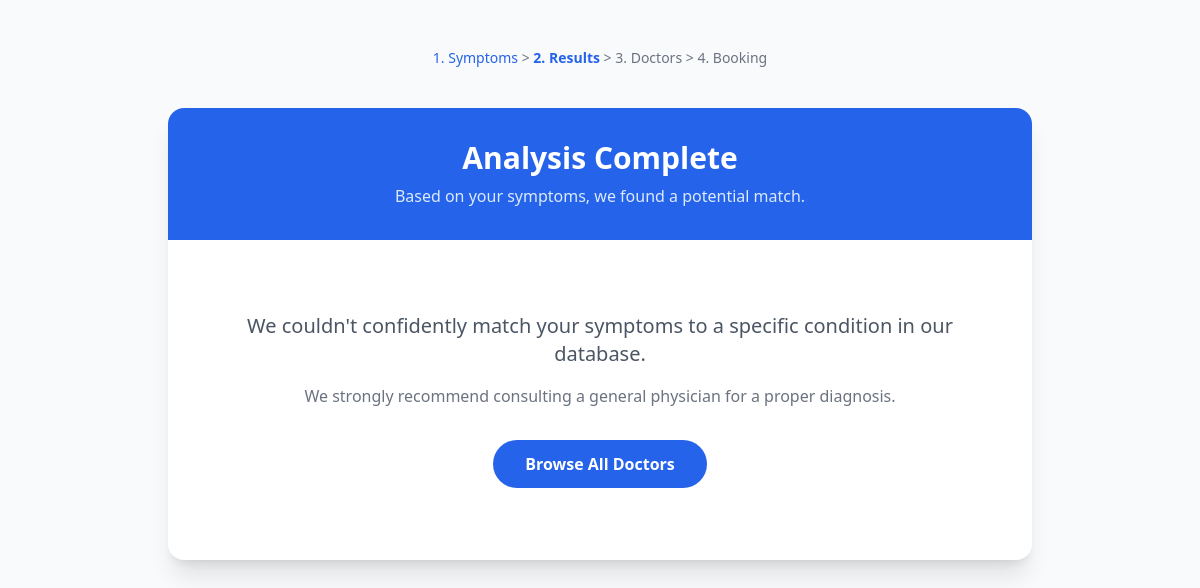
Before: /lab-test/results/ (signed in) with the older database file.
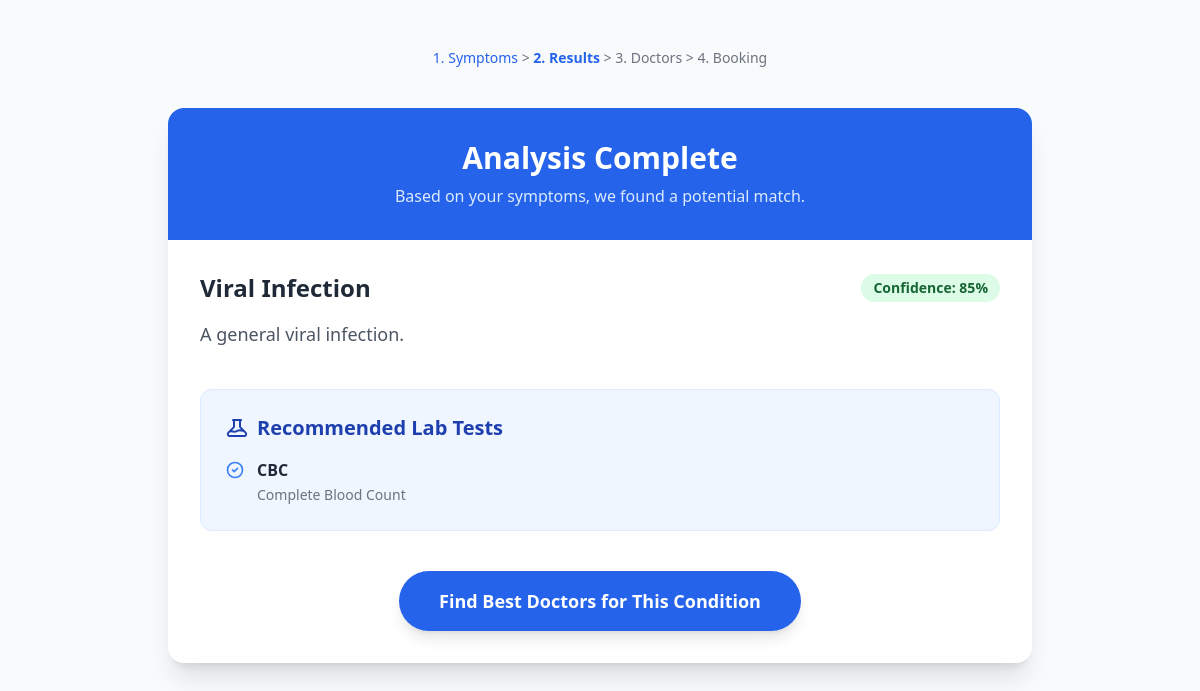
After: the same page with the newer database file.
### lab_test/models.py (models this page shows, shortened)
class Disease(models.Model):
    name = models.CharField(max_length=255)
    description = models.TextField(blank=True)
    recommended_tests = models.ManyToManyField(LabTest, blank=True)

class LabTest(models.Model):
    name = models.CharField(max_length=255)
    description = models.TextField(blank=True)

### lab_test/views.py (the view)
# urls.py: path('results/', views.results, name='results'),
def results(request):
    disease_id = request.session.get('analyzed_disease_id')
    disease = Disease.objects.filter(id=disease_id).first()
    context = {
        'disease': disease,
        'confidence': '85%', # Mocked
    }
    return render(request, 'lab_test/results.html', context)

### app/context_processors.py (called while the page is built)
def cart_count(request):
    count = 0
    if request.user.is_authenticated:
        try:
            cart = Cart.objects.get(user=request.user)
            count = cart.items.count()
        except Cart.DoesNotExist:
            count = 0
    return {'cart_count': count}

### lab_test/templates/lab_test/results.html (shortened to what this page needs)
<!DOCTYPE html>
<html lang="en">
<head>
    <script src="https://cdn.tailwindcss.com"></script>
</head>
<body class="bg-gray-50 min-h-screen font-sans text-gray-800">
    <div class="max-w-4xl mx-auto pt-12 px-4 pb-20">
        <div class="mb-10 text-center text-sm font-medium text-gray-500">
            <span class="text-blue-600">1. Symptoms</span> >
            <span class="text-blue-600 font-bold">2. Results</span> >
            <span>3. Doctors</span> >
            <span>4. Booking</span>
        </div>
        <div class="bg-white rounded-2xl shadow-xl overflow-hidden">
            <div class="bg-blue-600 p-8 text-white text-center">
                <h1 class="text-3xl font-bold mb-2">Analysis Complete</h1>
                <p class="text-blue-100">Based on your symptoms, we found a potential match.</p>
            </div>
            <div class="p-8">
                {% if disease %}
                <div class="mb-10">
                    <div class="flex items-center justify-between mb-4">
                        <h2 class="text-2xl font-bold text-gray-800">{{ disease.name }}</h2>
                        <span class="bg-green-100 text-green-800 text-sm font-semibold px-3 py-1 rounded-full">Confidence: {{ confidence }}</span>
                    </div>
                    <p class="text-gray-600 text-lg leading-relaxed">{{ disease.description|default:"A detailed description of the condition would appear here." }}</p>
                </div>
                <div class="bg-blue-50 rounded-xl p-6 mb-10 border border-blue-100">
                    <h3 class="text-xl font-bold text-blue-800 mb-4 flex items-center">
                        Recommended Lab Tests
                    </h3>
                    <ul class="space-y-3">
                        {% for test in disease.recommended_tests.all %}
                        <li class="flex items-start">
                            <svg class="w-5 h-5 text-blue-500 mr-3 mt-0.5" fill="none" stroke="currentColor" viewBox="0 0 24 24" xmlns="http://www.w3.org/2000/svg"><path stroke-linecap="round" stroke-linejoin="round" stroke-width="2" d="M9 12l2 2 4-4m6 2a9 9 0 11-18 0 9 9 0 0118 0z"></path></svg>
                            <div>
                                <span class="font-semibold text-gray-800 block">{{ test.name }}</span>
                                <span class="text-sm text-gray-500">{{ test.description }}</span>
                            </div>
                        </li>
                        {% empty %}
                        <li class="text-gray-500 italic">No specific lab tests recommended. Please consult a doctor.</li>
                        {% endfor %}
                    </ul>
                </div>
                <div class="text-center">
                    <a href="{% url 'lab_test:doctor_list' disease.id %}" class="inline-block w-full sm:w-auto bg-blue-600 hover:bg-blue-700 text-white font-bold py-4 px-10 rounded-full shadow-lg transition-transform transform hover:-translate-y-1 text-lg">
                        Find Best Doctors for This Condition
                    </a>
                </div>
                {% else %}
                <div class="text-center py-10">
                    <h3 class="text-xl text-gray-600 mb-4">We couldn't confidently match your symptoms to a specific condition in our database.</h3>
                    <p class="text-gray-500 mb-8">We strongly recommend consulting a general physician for a proper diagnosis.</p>
                    <a href="#" class="inline-block bg-blue-600 hover:bg-blue-700 text-white font-bold py-3 px-8 rounded-full">
                        Browse All Doctors
                    </a>
                </div>
                {% endif %}
            </div>
        </div>
    </div>
</body>
</html>

Changed rows visible on the page:
added Disease: name "Viral Infection", description "A general viral infection."
added LabTest: name "CBC", description "Complete Blood Count"
Other visible differences:
{{ confidence }}: (not shown) → "85%"
text no longer shown: "We couldn't confidently match your symptoms to a specific condition in our database. We strongly recommend consulting a general physician for a proper diagnosis. Browse All Doctors"
text now shown: "Confidence: Recommended Lab Tests Find Best Doctors for This Condition"
